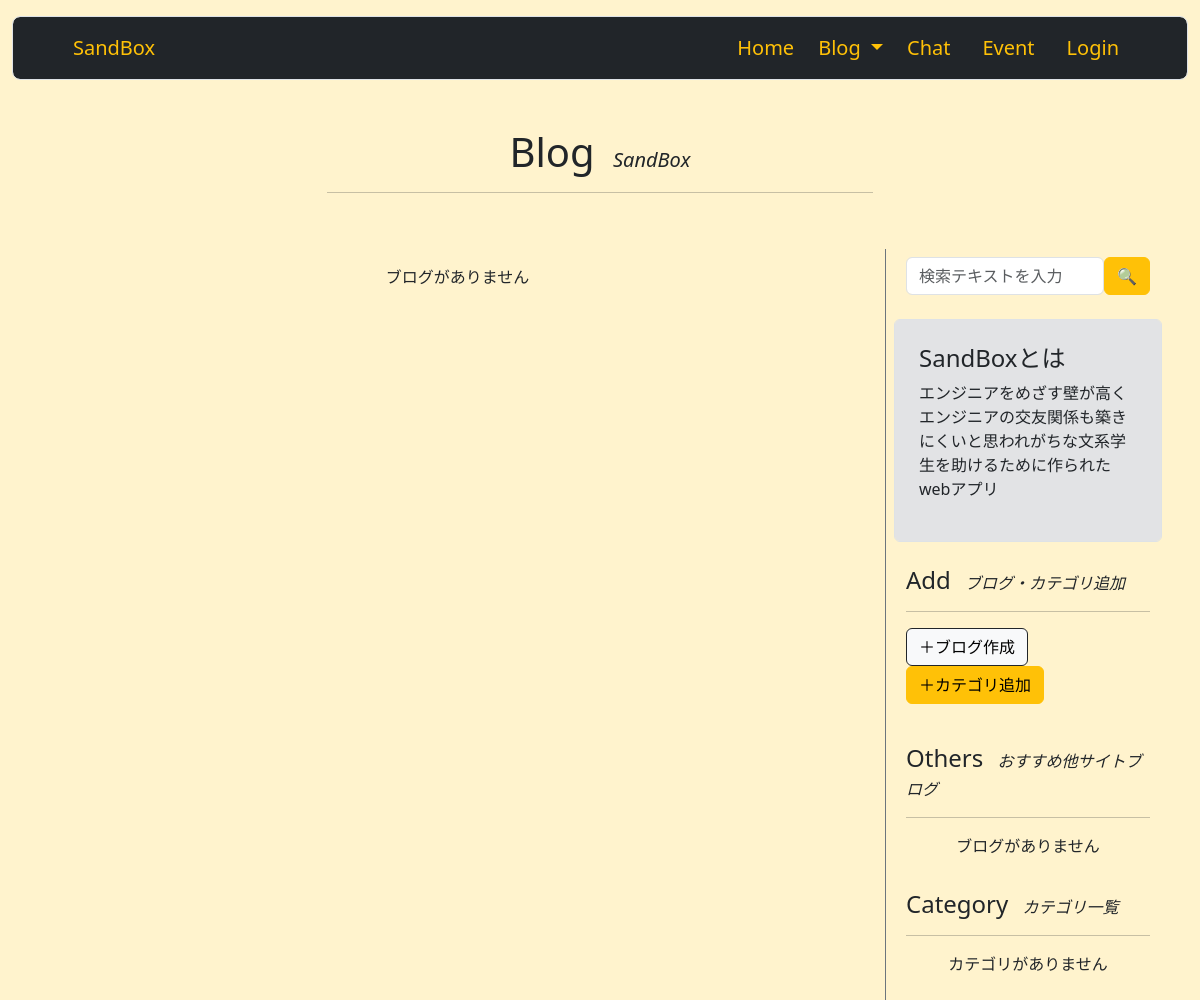
Before: /1/user_blog with the older database file.
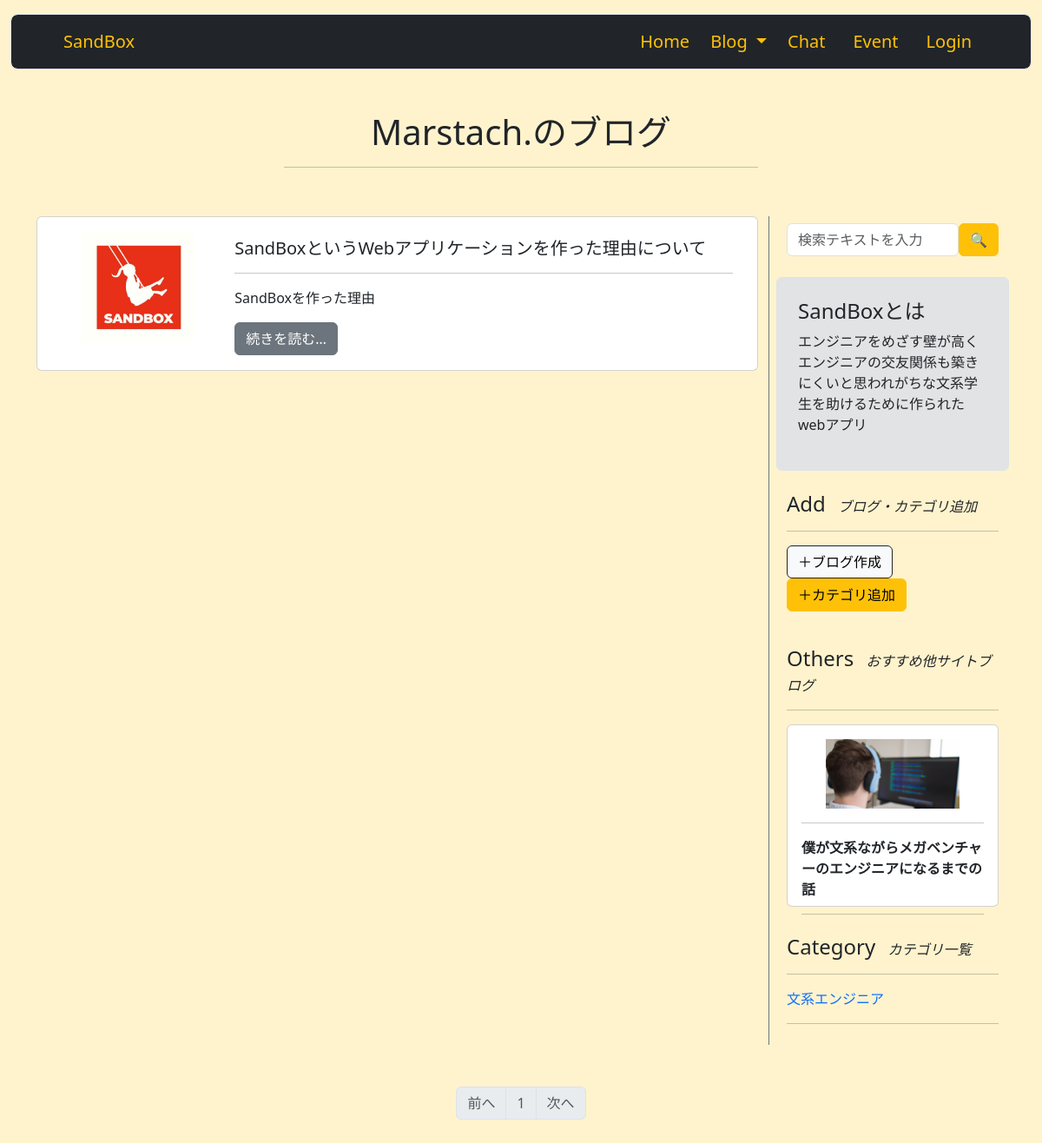
After: the same page with the newer database file.
### sandbox_system/models.py (models this page shows, shortened)
class User(db.Model, UserMixin):
    __tablename__ = 'users'
    id = db.Column(db.Integer, primary_key=True)
    email = db.Column(db.String(64), unique=True, index=True)
    username = db.Column(db.String(64), unique=True, index=True)
    introduce = db.Column(db.Text)
    tech = db.Column(db.Text)
    job = db.Column(db.String(64))
    image = db.Column(db.String(140))
    password_hash = db.Column(db.String(128))
    administrator = db.Column(db.String(1))
    blog = db.relationship('Blog', backref = 'author', lazy = 'dynamic')
    blog_comment = db.relationship('BlogComment', backref='commenter', lazy='dynamic')
    chat = db.relationship('Chat', backref='chat_user', lazy='dynamic')
    @property
    def password(self):
        raise AttributeError('password is not a readable attribute')

class Blog(db.Model):
    __tablename__ = 'blog'
    id = db.Column(db.Integer, primary_key=True)
    user_id = db.Column(db.Integer, db.ForeignKey('users.id'))
    date = db.Column(db.Date, default = datetime.date.today())
    category_id = db.Column(db.Integer, db.ForeignKey('blog_category.id'))
    title = db.Column(db.String(140))
    text = db.Column(db.Text)
    summary = db.Column(db.String(140))
    image = db.Column(db.String(140))

class OtherBlog(db.Model):
    __tablename__ = 'otherblog'
    id = db.Column(db.Integer, primary_key=True)
    title = db.Column(db.String(140))
    summary = db.Column(db.String(140))
    category_id = db.Column(db.Integer, db.ForeignKey('blog_category.id'))
    text = db.Column(db.Text)
    url = db.Column(db.String(140))
    image = db.Column(db.String(140))

class BlogCategory(db.Model):
    __tablename__ = 'blog_category'
    id = db.Column(db.Integer, primary_key=True)
    category = db.Column(db.String(140))
    blogs = db.relationship('Blog', backref='blogcategory', lazy='dynamic')
    otherblogs = db.relationship('OtherBlog', backref='blogcategory', lazy='dynamic')

### sandbox_system/blogs/view.py (the view)
@blogs.route('/<int:user_id>/user_blog', methods=['GET', 'POST'])
def user_blog(user_id):
    form = BlogSearchForm()
    category_form = BlogCategoryForm()
    if category_form.validate_on_submit():
        new_category = BlogCategory(category=category_form.category.data)
        db.session.add(new_category)
        db.session.commit()
        flash('カテゴリが追加されました')
        return redirect(url_for('blogs.blog_list'))
    if Blog.query.filter_by(user_id=user_id).first():
        blog_user = Blog.query.filter_by(user_id=user_id).first()
    else:
        blog_user = ''
    page = request.args.get('page', 1, type=int)
    if Blog.query.filter_by(user_id=user_id).first():
        blogs = Blog.query.filter_by(user_id=user_id).order_by(Blog.id.desc()).paginate(page=page, per_page=10)
    else:
        blogs = ''
    if BlogCategory.query.first():
        blog_categories = BlogCategory.query.order_by(BlogCategory.id.asc()).all()
    else:
        blog_categories = ''
    if OtherBlog.query.first():
        recent_other_blogs = OtherBlog.query.order_by(OtherBlog.id.desc()).limit(3).all()
    else:
        recent_other_blogs = ''
    return render_template('blog/sandbox_blog_list.html', blogs=blogs, blog_categories=blog_categories, form=form, category_form=category_form, blog_user=blog_user, recent_other_blogs=recent_other_blogs)

### sandbox_system/blogs/form.py (shortened to what this page needs)
class BlogSearchForm(FlaskForm):
    searchtext = StringField('検索テキスト', validators=[DataRequired()])
    submit = SubmitField('🔍')

class BlogCategoryForm(FlaskForm):
    category = StringField('カテゴリ名', validators=[DataRequired()])
    submit = SubmitField('保存')

### sandbox_system/__init__.py (called while the page is built)
@event.listens_for(Engine, "connect")
def set_sqlite_pragma(dbapi_connection, connection_record):
    cursor = dbapi_connection.cursor()
    cursor.execute("PRAGMA foreign_keys=ON")
    cursor.close()

### sandbox_system/templates/blog/sandbox_blog_list.html (shortened to what the changed rows need)
{% extends 'base.html' %}
{% block content %}
    <div class="container pb-4">
        <div class="row my-3">
            <div class="col-md-6 m-auto text-center">
                {% if searchtext %}
                    <h1 class="text-center">"{{ searchtext }}"の検索結果</h1>
                    <hr>
                {% elif blog_category %}
                    <h1 class="text-center">{{ blog_category.category }}</h1>
                    <hr>
                {% elif blog_user %}
                    <h1>{{ blog_user.author.username }}のブログ</h1>
                    <hr>
                {% else %}
                    <h1 class="text-center">Blog <span class="fs-5 ms-2 fst-italic">SandBox</span></h1>
                    <hr>
                {% endif %}
            </div>
        </div>
    </div>
    <div class="container">
        <div class="row">
            <div class="col-9">
                <div class="row">
                    {% if blogs %}
                    {% for blog in blogs.items %}
                    <div class="col-12 mb-2">
                        <div class="card h-100">
                            <div class="card-body" style="max-height: 15rem;">
                                <div class="container">
                                    <div class="row row-cols-auto">
                                        {% if blog.image %}
                                        <div class="col-3 mb-3" style="text-align: center;">
                                                <img src="{{ url_for('static', filename='image/' + blog.image) }}" class="img-fluid" style="max-height: 8rem; max-width: 11rem;">
                                        </div>
                                        {% endif %}
                                        <div class="col-9">
                                            <h5 class="card-title pt-2"><a href="{{ url_for('blogs.blog', blog_id=blog.id) }}" class="text-decoration-none text-dark">{{ blog.title }}</a></h5>
                                            <hr>
                                            <p>{{ blog.summary }}</p>
                                            <a href="{{ url_for('blogs.blog', blog_id=blog.id) }}" class="btn btn-secondary">続きを読む…</a>
                                        </div>
                                    </div>
                                </div>
                            </div>
                        </div>
                    </div>
                    {% endfor %}
                    {% else %}
                    <p class="text-center my-3">ブログがありません</p>
                    {% endif %}
                </div>
            </div>
            <div class="col-md-3 p-2 bg-opacity-10 border border-secondary border-end-0 border-top-0 border-bottom-0">
                <div class="position-sticky" style="top: 12rem;">
                    <div class="container py-3">
                        <h4>Others <span class="fs-6 ms-2 fst-italic">おすすめ他サイトブログ</span></h4>
                        <hr>
                        {% if recent_other_blogs %}
                        {% for recent_other_blog in recent_other_blogs %}
                        <div class="col mb-3">
                            <div class="card h-100">
                                <div class="card-body" style="max-height: 13rem;">
                                    {% if recent_other_blog.image %}
                                        <div style="text-align: center;">
                                                <img src="{{ url_for('static', filename='image/' + recent_other_blog.image) }}" class="img-fluid card-image-top" style="max-height: 5rem;">
                                        </div>
                                    {% endif %}
                                    <hr>
                                    <p class="card-title fs-6"><a href="{{ recent_other_blog.url }}" class="text-decoration-none text-dark"><b>{{ recent_other_blog.title }}</b></a></p>
                                    <hr>
                                </div>
                            </div>
                        </div>
                        {% endfor %}
                        {% else %}
                        <p class="text-center my-3">ブログがありません</p>
                        {% endif %}
                    </div>
                    <div class="container mb-3">
                        <h4>Category <span class="fs-6 ms-2 fst-italic">カテゴリ一覧</span></h4>
                        <hr>
                        {% if blog_categories %}
                        {% for blog_category in blog_categories %}
                        <ol class="list-unstyled">
                            <li>
                                <a href="{{ url_for('blogs.sandbox_category_blog', blog_category_id=blog_category.id) }}" class="text-decoration-none">{{ blog_category.category }}</a>
                            </li>
                            <hr>
                        </ol>
                        {% endfor %}
                        {% else %}
                        <p class="text-center my-3">カテゴリがありません</p>
                        {% endif %}
                    </div>
                </div>
            </div>
        </div>
    </div>
    {% if blogs %}
        <nav class="my-5" aria-label="Page navigation">
            <ul class="pagination justify-content-center">
                <li {% if blogs.has_prev %} class="page-item" {%else%} class="page-item disabled" {% endif %}><a class="page-link" href="{% if blogs.has_prev %}{{ url_for('blogs.blog_list', page=blogs.prev_num) }}{% else %}#{% endif %}">前へ</a></li>
        {% for page_num in blogs.iter_pages(left_edge=1, right_edge=1, left_current=1, right_current=2) %}
            {% if page_num %}
                {% if blogs.page == page_num %}
                    <li class="page-item disabled"><a class="page-link" href="#">{{ page_num }}</a></li>
                {% else %}
                    <li class="page-item"><a class="page-link" href="{{ url_for('blogs.blog_list', page=page_num) }}">{{ page_num }}</a></li>
                {% endif %}
            {% else %}
                <li class="page-item disabled"><a class="page-link" href="#">&hellip;</a></li>
            {% endif %}
        {% endfor %}
            <li {% if blogs.has_next %} class="page-item" {% else %} class="page-item disabled" {% endif %}><a class="page-link" href="{% if blogs.has_next %}{{ url_for('blogs.blog_list',page=blogs.next_num) }}{% else %}#{% endif %}">次へ</a></li>
            </ul>
        </nav>
    {% endif %}
{% endblock %}

Changed rows visible on the page:
now on this page (row edited): User: author.username "Marstach."
added Blog: image (picture), title "SandBoxというWebアプリケーションを作った理由について", summary "SandBoxを作った理由"
added OtherBlog: image (picture), title "僕が文系ながらメガベンチャーのエンジニアになるまでの話"
added BlogCategory: category "文系エンジニア"
Other visible differences:
text no longer shown: "Blog SandBox ブログがありません ブログがありません カテゴリがありません"
text now shown: "のブログ 前へ 次へ"
new list line: "1"
